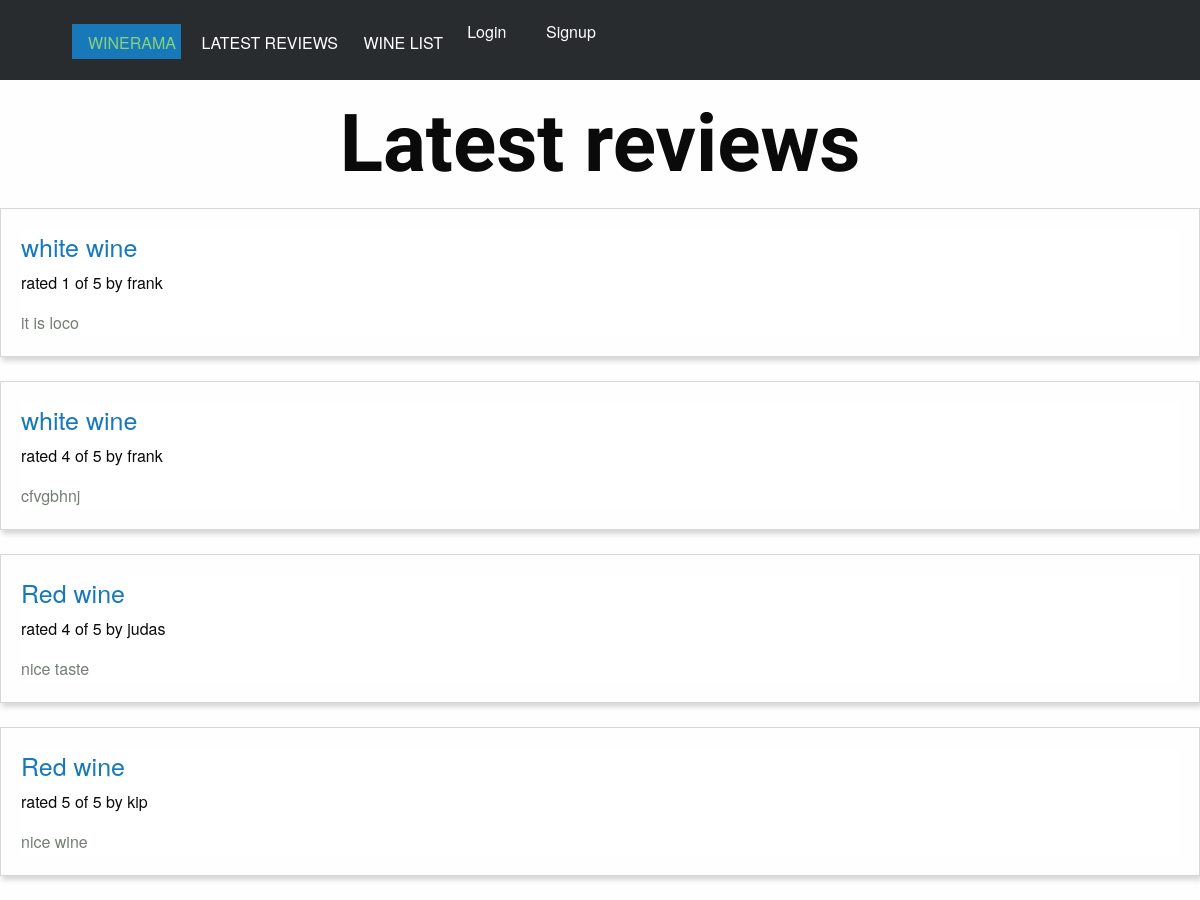
Page /wine on the earlier database version.
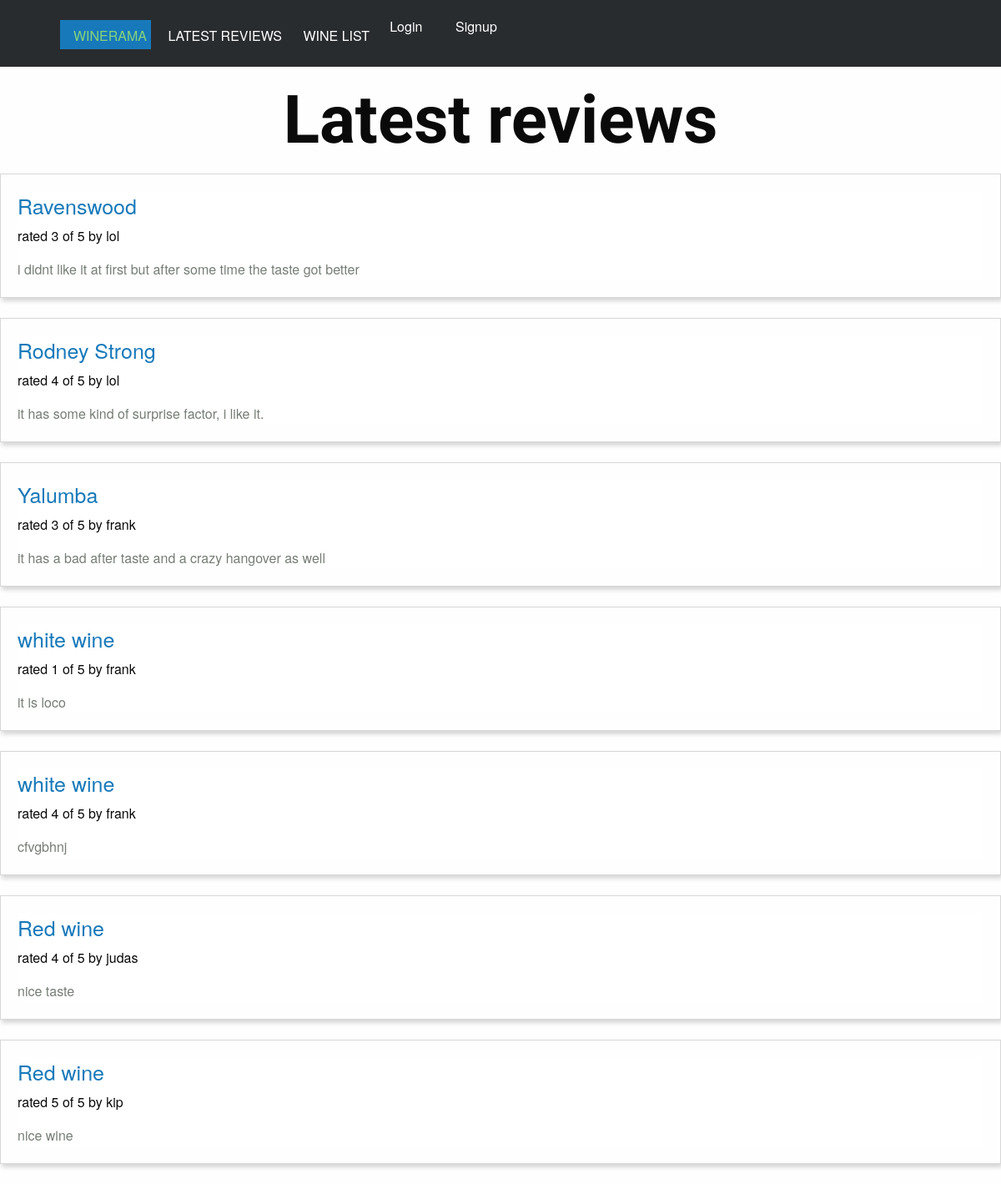
Same page on the later database version.
### reviews/models.py (models this page shows, shortened)
class Review(models.Model):
    RATING_CHOICES = (
        (1, '1'),
        (2, '2'),
        (3, '3'),
        (4, '4'),
        (5, '5'),
    )
    wine = models.ForeignKey(Wine)
    pub_date = models.DateTimeField('date published')
    user_name = models.CharField(max_length=100)
    comment = models.CharField(max_length=200)
    rating = models.IntegerField(choices=RATING_CHOICES)

class Wine (models.Model):
    name =  models.CharField(max_length=200)
    description = models.TextField(null=True)

### reviews/views.py (the view)
# urls.py: url(r'^wine$', views.review_list, name='review_list'),
def review_list(request, username=None):
    latest_review_list = Review.objects.order_by('-pub_date')
    context = {'latest_review_list' :latest_review_list}
    return render(request, 'reviews/review_list.html', context)

### reviews/templates/reviews/review_list.html
{% extends 'reviews/base.html' %}
{% load staticfiles %}
{% block title %}
  <h2>Latest reviews</h2>
{% endblock %}
{% block content %}
  {% if latest_review_list %}
    <div class="row">
      {% for review in latest_review_list %}
        <div class="medium-6 large-4 columns">
          <article class="article-card">
            <div class="card-content">
              <h4><a href="{% url 'reviews:review_detail' review.id %}"> {{ review.wine.name }}</a></h4>
              <h6>rated {{ review.rating }} of 5 by  {{ review.user_name }}</h6>
              <p><p>{{ review.comment }}</p>
            </div>
          </article>
        </div>
      {% endfor %}
    </div>
  {% else %}
    <p>No reviews are available.</p>
  {% endif %}
{% endblock %}

Differences in the rows shown:
added Review: wine.name "Ravenswood", rating "3", user_name "lol", comment "i didnt like it at first but after some time the taste got better"
added Review: wine.name "Rodney Strong", rating "4", user_name "lol", comment "it has some kind of surprise factor, i like it."
added Review: wine.name "Yalumba", rating "3", user_name "frank", comment "it has a bad after taste and a crazy hangover as well"
